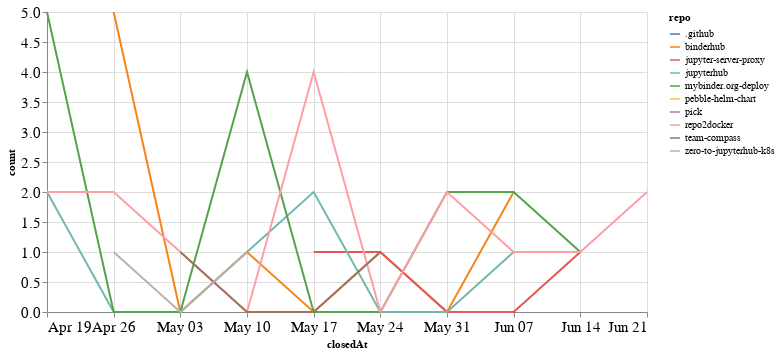

The cell this chart's notebook holds for it:
### Code cell
closed_by_time = closed_by.groupby('repo').resample('W', on='closedAt').count()['author'].reset_index()
closed_by_time = closed_by_time.rename(columns={'author': 'count'})

alt.Chart(closed_by_time, width=600).mark_line().encode(
    x='closedAt',
    y='count',
    color='repo',
    tooltip="repo"
)

### Figure 1 — Vega-Lite specification as saved in the notebook (floating-point values rounded to 4 significant figures)
{"config": {"axisLeft": {"labelFontSize": 15}, "axisBottom": {"labelFontSize": 15}}, "data": {"name": "data-7b8e61f451928bafd78e8790b5316af5"}, "mark": "line", "encoding": {"color": {"type": "nominal", "field": "repo"}, "tooltip": {"type": "nominal", "field": "repo"}, "x": {"type": "temporal", "field": "closedAt"}, "y": {"type": "quantitative", "field": "count"}}, "width": 600, "$schema": "https://vega.github.io/schema/vega-lite/v4.8.1.json", "datasets": {"data-7b8e61f451928bafd78e8790b5316af5": [{"repo": ".github", "closedAt": "2020-05-24T00:00:00", "count": 1}, {"repo": "binderhub", "closedAt": "2020-04-26T00:00:00", "count": 5}, {"repo": "binderhub", "closedAt": "2020-05-03T00:00:00", "count": 0}, {"repo": "binderhub", "closedAt": "2020-05-10T00:00:00", "count": 1}, {"repo": "binderhub", "closedAt": "2020-05-17T00:00:00", "count": 0}, {"repo": "binderhub", "closedAt": "2020-05-24T00:00:00", "count": 1}, {"repo": "binderhub", "closedAt": "2020-05-31T00:00:00", "count": 0}, {"repo": "binderhub", "closedAt": "2020-06-07T00:00:00", "count": 2}, {"repo": "jupyter-server-proxy", "closedAt": "2020-05-17T00:00:00", "count": 1}, {"repo": "jupyter-server-proxy", "closedAt": "2020-05-24T00:00:00", "count": 1}, {"repo": "jupyter-server-proxy", "closedAt": "2020-05-31T00:00:00", "count": 0}, {"repo": "jupyter-server-proxy", "closedAt": "2020-06-07T00:00:00", "count": 0}, {"repo": "jupyter-server-proxy", "closedAt": "2020-06-14T00:00:00", "count": 1}, {"repo": "jupyterhub", "closedAt": "2020-04-19T00:00:00", "count": 2}, {"repo": "jupyterhub", "closedAt": "2020-04-26T00:00:00", "count": 0}, {"repo": "jupyterhub", "closedAt": "2020-05-03T00:00:00", "count": 0}, {"repo": "jupyterhub", "closedAt": "2020-05-10T00:00:00", "count": 1}, {"repo": "jupyterhub", "closedAt": "2020-05-17T00:00:00", "count": 2}, {"repo": "jupyterhub", "closedAt": "2020-05-24T00:00:00", "count": 0}, {"repo": "jupyterhub", "closedAt": "2020-05-31T00:00:00", "count": 0}, {"repo": "jupyterhub", "closedAt": "2020-06-07T00:00:00", "count": 1}, {"repo": "mybinder.org-deploy", "closedAt": "2020-04-19T00:00:00", "count": 5}, {"repo": "mybinder.org-deploy", "closedAt": "2020-04-26T00:00:00", "count": 0}, {"repo": "mybinder.org-deploy", "closedAt": "2020-05-03T00:00:00", "count": 0}, {"repo": "mybinder.org-deploy", "closedAt": "2020-05-10T00:00:00", "count": 4}, {"repo": "mybinder.org-deploy", "closedAt": "2020-05-17T00:00:00", "count": 0}, {"repo": "mybinder.org-deploy", "closedAt": "2020-05-24T00:00:00", "count": 0}, {"repo": "mybinder.org-deploy", "closedAt": "2020-05-31T00:00:00", "count": 2}, {"repo": "mybinder.org-deploy", "closedAt": "2020-06-07T00:00:00", "count": 2}, {"repo": "mybinder.org-deploy", "closedAt": "2020-06-14T00:00:00", "count": 1}, {"repo": "pebble-helm-chart", "closedAt": "2020-06-07T00:00:00", "count": 1}, {"repo": "pick", "closedAt": "2020-06-14T00:00:00", "count": 1}, {"repo": "repo2docker", "closedAt": "2020-04-19T00:00:00", "count": 2}, {"repo": "repo2docker", "closedAt": "2020-04-26T00:00:00", "count": 2}, {"repo": "repo2docker", "closedAt": "2020-05-03T00:00:00", "count": 1}, {"repo": "repo2docker", "closedAt": "2020-05-10T00:00:00", "count": 0}, {"repo": "repo2docker", "closedAt": "2020-05-17T00:00:00", "count": 4}, {"repo": "repo2docker", "closedAt": "2020-05-24T00:00:00", "count": 0}, {"repo": "repo2docker", "closedAt": "2020-05-31T00:00:00", "count": 2}, {"repo": "repo2docker", "closedAt": "2020-06-07T00:00:00", "count": 1}, {"repo": "repo2docker", "closedAt": "2020-06-14T00:00:00", "count": 1}, {"repo": "repo2docker", "closedAt": "2020-06-21T00:00:00", "count": 2}, {"repo": "team-compass", "closedAt": "2020-05-03T00:00:00", "count": 1}, {"repo": "team-compass", "closedAt": "2020-05-10T00:00:00", "count": 0}, {"repo": "team-compass", "closedAt": "2020-05-17T00:00:00", "count": 0}, {"repo": "team-compass", "closedAt": "2020-05-24T00:00:00", "count": 1}, {"repo": "zero-to-jupyterhub-k8s", "closedAt": "2020-04-26T00:00:00", "count": 1}, {"repo": "zero-to-jupyterhub-k8s", "closedAt": "2020-05-03T00:00:00", "count": 0}, {"repo": "zero-to-jupyterhub-k8s", "closedAt": "2020-05-10T00:00:00", "count": 1}]}}
